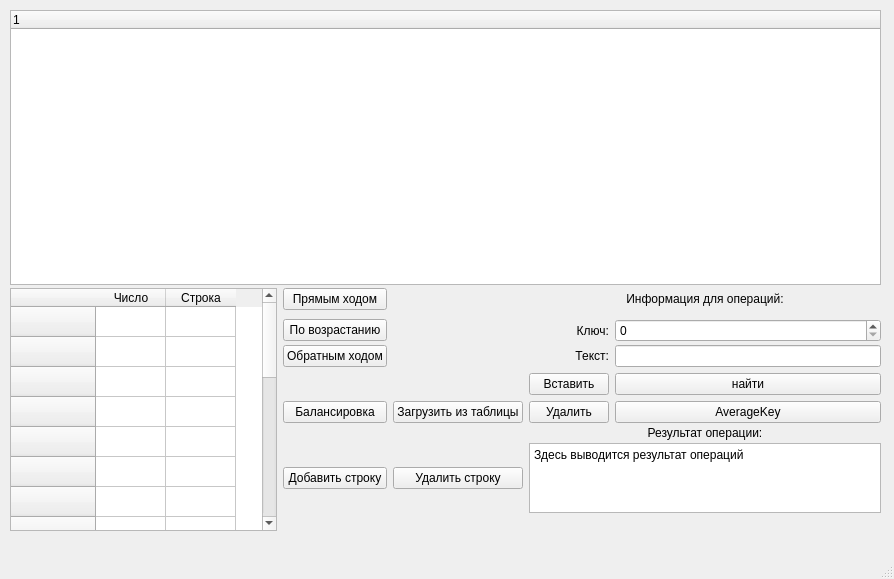
<?xml version="1.0" encoding="UTF-8"?>
<ui version="4.0">
 <class>MainWindow</class>
 <widget class="QMainWindow" name="MainWindow">
  <property name="geometry">
   <rect>
    <x>0</x>
    <y>0</y>
    <width>894</width>
    <height>579</height>
   </rect>
  </property>
  <property name="windowTitle">
   <string>MainWindow</string>
  </property>
  <widget class="QWidget" name="centralwidget">
   <widget class="QWidget" name="gridLayoutWidget">
    <property name="geometry">
     <rect>
      <x>10</x>
      <y>10</y>
      <width>871</width>
      <height>521</height>
     </rect>
    </property>
    <layout class="QGridLayout" name="gridLayout" rowstretch="0,0,0,0,0,0,0,0,0,0,0,0,0,0,0,0,0,0">
     <property name="sizeConstraint">
      <enum>QLayout::SetDefaultConstraint</enum>
     </property>
     <property name="horizontalSpacing">
      <number>6</number>
     </property>
     <property name="verticalSpacing">
      <number>3</number>
     </property>
     <item row="7" column="3">
      <widget class="QPushButton" name="insertButton">
       <property name="text">
        <string>Вставить</string>
       </property>
      </widget>
     </item>
     <item row="11" column="3" colspan="2">
      <widget class="QPlainTextEdit" name="resLAbel">
       <property name="sizePolicy">
        <sizepolicy hsizetype="Expanding" vsizetype="Expanding">
         <horstretch>0</horstretch>
         <verstretch>0</verstretch>
        </sizepolicy>
       </property>
       <property name="maximumSize">
        <size>
         <width>1000000</width>
         <height>70</height>
        </size>
       </property>
       <property name="plainText">
        <string>Здесь выводится результат операций</string>
       </property>
      </widget>
     </item>
     <item row="11" column="1">
      <widget class="QPushButton" name="addStringButton">
       <property name="text">
        <string>Добавить строку</string>
       </property>
      </widget>
     </item>
     <item row="9" column="4">
      <widget class="QPushButton" name="leavesButton">
       <property name="text">
        <string>AverageKey</string>
       </property>
      </widget>
     </item>
     <item row="5" column="4">
      <widget class="QLineEdit" name="infoLineEdit"/>
     </item>
     <item row="9" column="3">
      <widget class="QPushButton" name="removeButton">
       <property name="text">
        <string>Удалить</string>
       </property>
      </widget>
     </item>
     <item row="4" column="3">
      <widget class="QLabel" name="label_2">
       <property name="text">
        <string>Ключ:</string>
       </property>
       <property name="alignment">
        <set>Qt::AlignRight|Qt::AlignTrailing|Qt::AlignVCenter</set>
       </property>
      </widget>
     </item>
     <item row="5" column="3">
      <widget class="QLabel" name="label_3">
       <property name="text">
        <string>Текст:</string>
       </property>
       <property name="alignment">
        <set>Qt::AlignRight|Qt::AlignTrailing|Qt::AlignVCenter</set>
       </property>
      </widget>
     </item>
     <item row="7" column="4">
      <widget class="QPushButton" name="findButton">
       <property name="text">
        <string>найти</string>
       </property>
      </widget>
     </item>
     <item row="11" column="2">
      <widget class="QPushButton" name="removeStringButton">
       <property name="text">
        <string>Удалить строку</string>
       </property>
      </widget>
     </item>
     <item row="10" column="3" colspan="2">
      <widget class="QLabel" name="label">
       <property name="maximumSize">
        <size>
         <width>16777215</width>
         <height>70</height>
        </size>
       </property>
       <property name="text">
        <string>Результат операции:</string>
       </property>
       <property name="alignment">
        <set>Qt::AlignCenter</set>
       </property>
      </widget>
     </item>
     <item row="0" column="0" colspan="5">
      <widget class="QTreeWidget" name="treeWidget">
       <column>
        <property name="text">
         <string notr="true"/>
        </property>
       </column>
      </widget>
     </item>
     <item row="4" column="4">
      <widget class="QSpinBox" name="keySpinBox"/>
     </item>
     <item row="1" column="3" colspan="2">
      <widget class="QLabel" name="label_4">
       <property name="text">
        <string>Информация для операций:</string>
       </property>
       <property name="alignment">
        <set>Qt::AlignCenter</set>
       </property>
      </widget>
     </item>
     <item row="1" column="1">
      <widget class="QPushButton" name="preorderButton">
       <property name="text">
        <string>Прямым ходом</string>
       </property>
      </widget>
     </item>
     <item row="1" column="0" rowspan="17">
      <widget class="QTableWidget" name="tableWidget">
       <property name="maximumSize">
        <size>
         <width>16777209</width>
         <height>16777215</height>
        </size>
       </property>
       <property name="autoScroll">
        <bool>false</bool>
       </property>
       <attribute name="horizontalHeaderDefaultSectionSize">
        <number>70</number>
       </attribute>
       <row>
        <property name="text">
         <string/>
        </property>
       </row>
       <row>
        <property name="text">
         <string/>
        </property>
       </row>
       <row>
        <property name="text">
         <string/>
        </property>
       </row>
       <row>
        <property name="text">
         <string/>
        </property>
       </row>
       <row>
        <property name="text">
         <string/>
        </property>
       </row>
       <row>
        <property name="text">
         <string/>
        </property>
       </row>
       <row>
        <property name="text">
         <string/>
        </property>
       </row>
       <row>
        <property name="text">
         <string/>
        </property>
       </row>
       <row>
        <property name="text">
         <string/>
        </property>
       </row>
       <row>
        <property name="text">
         <string>Новая строка</string>
        </property>
       </row>
       <row>
        <property name="text">
         <string>Новая строка</string>
        </property>
       </row>
       <row>
        <property name="text">
         <string>Новая строка</string>
        </property>
       </row>
       <row>
        <property name="text">
         <string>Новая строка</string>
        </property>
       </row>
       <row>
        <property name="text">
         <string>Новая строка</string>
        </property>
       </row>
       <row>
        <property name="text">
         <string>Новая строка</string>
        </property>
       </row>
       <row>
        <property name="text">
         <string>Новая строка</string>
        </property>
       </row>
       <row>
        <property name="text">
         <string>Новая строка</string>
        </property>
       </row>
       <row>
        <property name="text">
         <string>Новая строка</string>
        </property>
       </row>
       <row>
        <property name="text">
         <string>Новая строка</string>
        </property>
       </row>
       <row>
        <property name="text">
         <string>Новая строка</string>
        </property>
       </row>
       <column>
        <property name="text">
         <string>Число</string>
        </property>
       </column>
       <column>
        <property name="text">
         <string>Строка</string>
        </property>
       </column>
      </widget>
     </item>
     <item row="4" column="1">
      <widget class="QPushButton" name="inorderButton">
       <property name="text">
        <string>По возрастанию</string>
       </property>
      </widget>
     </item>
     <item row="5" column="1">
      <widget class="QPushButton" name="postorderButton">
       <property name="text">
        <string>Обратным ходом</string>
       </property>
      </widget>
     </item>
     <item row="9" column="1">
      <widget class="QPushButton" name="balanceButton">
       <property name="text">
        <string>Балансировка</string>
       </property>
      </widget>
     </item>
     <item row="9" column="2">
      <widget class="QPushButton" name="inputButton">
       <property name="text">
        <string>Загрузить из таблицы</string>
       </property>
      </widget>
     </item>
    </layout>
   </widget>
  </widget>
  <widget class="QMenuBar" name="menubar">
   <property name="geometry">
    <rect>
     <x>0</x>
     <y>0</y>
     <width>894</width>
     <height>22</height>
    </rect>
   </property>
  </widget>
  <widget class="QStatusBar" name="statusbar"/>
 </widget>
 <resources/>
 <connections/>
</ui>
